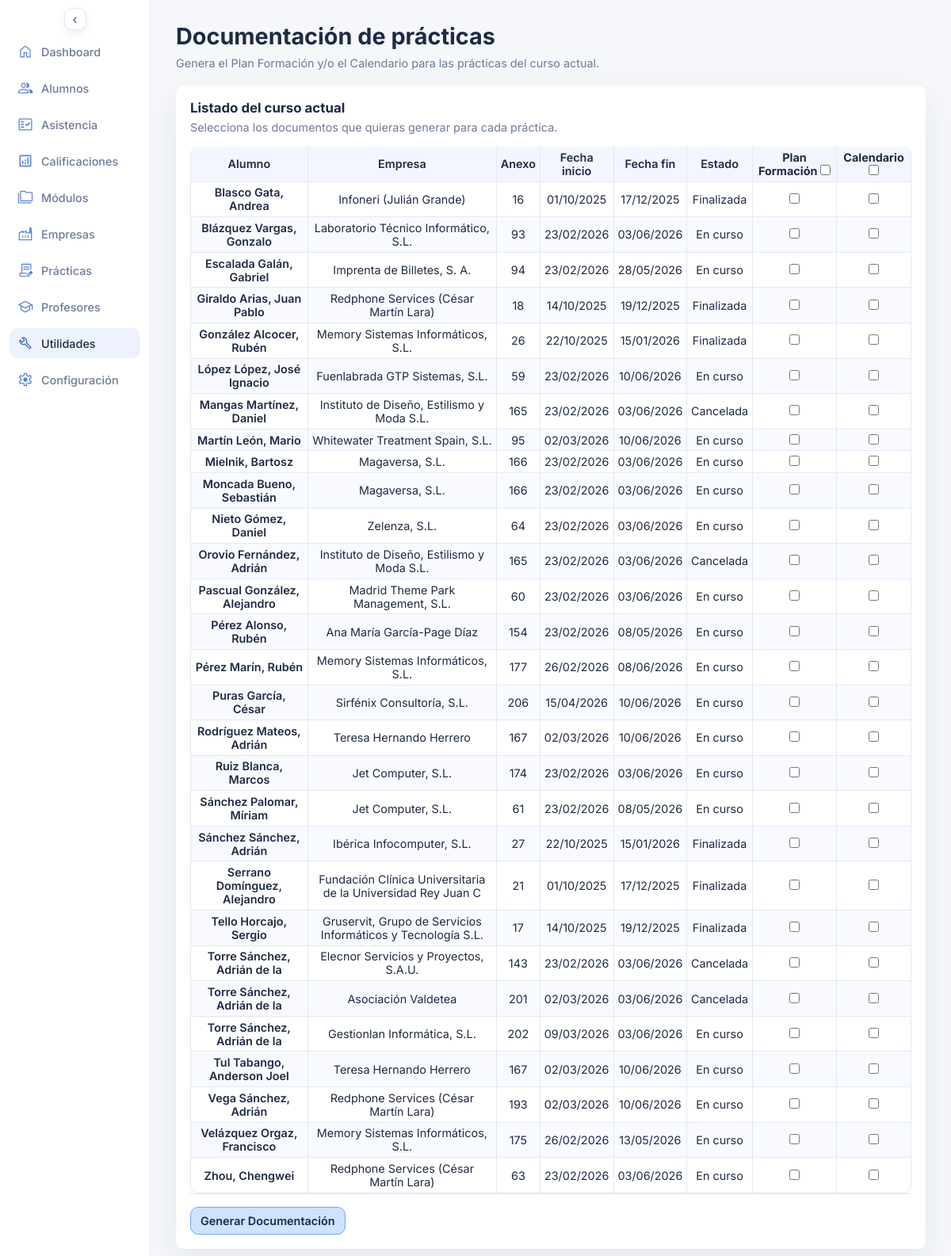
The page /practicas_documentacion.php on the database its author committed.
### tables this page shows
CREATE TABLE `practicas` (
  `id_practica` int(10) UNSIGNED NOT NULL,
  `id_alumno` int(10) UNSIGNED NOT NULL,
  `id_empresa` int(10) UNSIGNED NOT NULL,
  `id_direccion` int(10) UNSIGNED DEFAULT NULL,
  `id_empresa_tutor` int(10) UNSIGNED DEFAULT NULL,
  `anexo` smallint(5) UNSIGNED DEFAULT NULL,
  `fecha_inicio` date DEFAULT NULL,
  `fecha_fin` date DEFAULT NULL,
  `fecha_fin_real` date DEFAULT NULL,
  `motivo_exclusion` varchar(60) DEFAULT NULL,
  `id_practica_anterior` int(10) UNSIGNED DEFAULT NULL,
  `dias_extra` tinyint(2) UNSIGNED NOT NULL DEFAULT 0,
  `fecha_fin_extra` date DEFAULT NULL,
  `horas` smallint(5) UNSIGNED NOT NULL DEFAULT 0,
  `circ_excep` tinyint(1) NOT NULL DEFAULT 0,
  `cancelada` tinyint(1) NOT NULL DEFAULT 0,
  `horas_hechas` smallint(5) UNSIGNED NOT NULL DEFAULT 0,
  `mayor_edad` tinyint(1) NOT NULL DEFAULT 0,
  `instrucciones` text DEFAULT NULL,
  `observaciones` text DEFAULT NULL
);

CREATE TABLE `alumnos` (
  `id_alumno` int(10) UNSIGNED NOT NULL,
  `nia` varchar(20) DEFAULT NULL,
  `dni` varchar(20) DEFAULT NULL,
  `seg_soc` varchar(20) DEFAULT NULL,
  `apellido1` varchar(60) NOT NULL,
  `apellido2` varchar(60) DEFAULT NULL,
  `nombre` varchar(60) NOT NULL,
  `fecha_nacimiento` date DEFAULT NULL,
  `horas_ffe_aprobadas` smallint(5) UNSIGNED DEFAULT NULL,
  `id_provincia` int(10) UNSIGNED DEFAULT NULL,
  `id_localidad` int(10) UNSIGNED DEFAULT NULL,
  `cp` varchar(10) DEFAULT NULL,
  `repite_curso` tinyint(1) DEFAULT 0,
  `nombre_tutor1` varchar(60) DEFAULT NULL,
  `telefono_tutor1` varchar(20) DEFAULT NULL,
  `correo_tutor1` varchar(150) DEFAULT NULL,
  `nombre_tutor2` varchar(60) DEFAULT NULL,
  `telefono_tutor2` varchar(20) DEFAULT NULL,
  `correo_tutor2` varchar(150) DEFAULT NULL,
  `faltas_10_dia` date DEFAULT NULL,
  `faltas_10_cantidad` smallint(5) UNSIGNED NOT NULL DEFAULT 0,
  `faltas_15_dia` date DEFAULT NULL,
  `faltas_15_cantidad` smallint(5) UNSIGNED NOT NULL DEFAULT 0,
  `comentarios` text DEFAULT NULL
);

CREATE TABLE `empresas` (
  `id_empresa` int(10) UNSIGNED NOT NULL,
  `cif` varchar(20) DEFAULT NULL,
  `nombre` varchar(60) NOT NULL,
  `apellido1` varchar(60) DEFAULT NULL,
  `apellido2` varchar(60) DEFAULT NULL,
  `nombre_comercial` varchar(150) DEFAULT NULL,
  `convenio` smallint(5) UNSIGNED DEFAULT NULL,
  `notas` text DEFAULT NULL
);

### practicas_documentacion.php (the view, shortened to what this page needs)
<?php
function format_student_name(array $row): string
{
  $apellido1 = trim((string) ($row['alumno_apellido1'] ?? ''));
  $apellido2 = trim((string) ($row['alumno_apellido2'] ?? ''));
  $nombre = trim((string) ($row['alumno_nombre'] ?? ''));
  $apellidos = trim(implode(' ', array_filter([
    $apellido1,
    $apellido2,
  ], static fn (string $value): bool => $value !== '')));
  return $apellidos . ', ' . $nombre;
}
function format_date_es(?string $value): string
{
  $value = trim((string) $value);
  $date = DateTimeImmutable::createFromFormat('Y-m-d', $value);
  return $date ? $date->format('d/m/Y') : $value;
}
function calculate_practice_status(array $practice): string
{
  if ((int) ($practice['cancelada'] ?? 0) === 1) {
    return 'Cancelada';
  }
  $fecha_inicio = (string) ($practice['fecha_inicio'] ?? '');
  $fecha_fin_extra = (string) ($practice['fecha_fin_extra'] ?? '');
  $today = (new DateTimeImmutable('today'))->format('Y-m-d');
  if ($today <= $fecha_fin_extra) {
    return 'En curso';
  }
  return 'Finalizada';
}
function build_order_url(string $order): string
{
  $params = $_GET;
  $params['orden'] = $order;
  $query = http_build_query($params);
  return 'practicas_documentacion.php' . ($query !== '' ? '?' . $query : '');
}
$load_error = null;
$active_course_id = null;
$practices = [];
$allowed_orders = ['alumno', 'empresa', 'anexo', 'fecha_inicio', 'fecha_fin', 'estado'];
$order_param = (string) ($_GET['orden'] ?? 'alumno');
$current_order = in_array($order_param, $allowed_orders, true) ? $order_param : 'alumno';
try {
  $pdo = db();
  $active_course_id = $pdo->query('SELECT id_curso_escolar FROM cursos_escolares WHERE activo = 1 LIMIT 1')->fetchColumn();
  if ($active_course_id !== false && $active_course_id !== null) {
    $order_clause = match ($current_order) {
      'empresa' => 'ORDER BY e.nombre ASC, p.id_practica ASC',
      'anexo' => 'ORDER BY CAST(p.anexo AS UNSIGNED) ASC, p.id_practica ASC',
      'fecha_inicio' => 'ORDER BY p.fecha_inicio ASC, p.id_practica ASC',
      'fecha_fin' => 'ORDER BY p.fecha_fin ASC, p.id_practica ASC',
      'estado' => "ORDER BY CASE
        WHEN p.cancelada = 1 THEN 1
        WHEN p.fecha_inicio IS NULL OR p.fecha_inicio = '' OR p.fecha_fin_extra IS NULL OR p.fecha_fin_extra = '' THEN 2
        WHEN CURDATE() < p.fecha_inicio THEN 3
        WHEN CURDATE() <= p.fecha_fin_extra THEN 4
        ELSE 5
      END ASC, p.id_practica ASC",
      default => 'ORDER BY a.apellido1 ASC, a.apellido2 ASC, a.nombre ASC, p.id_practica ASC',
    };
    $practices_stmt = $pdo->prepare(
      'SELECT DISTINCT
        p.id_practica,
        p.anexo,
        p.fecha_inicio,
        p.fecha_fin,
        p.fecha_fin_extra,
        p.cancelada,
        a.nombre AS alumno_nombre,
        a.apellido1 AS alumno_apellido1,
        a.apellido2 AS alumno_apellido2,
        e.nombre AS empresa_nombre,
        e.apellido1 AS empresa_apellido1,
        e.apellido2 AS empresa_apellido2,
        e.nombre_comercial AS empresa_nombre_comercial
      FROM practicas p
      INNER JOIN alumnos a ON a.id_alumno = p.id_alumno
      INNER JOIN empresas e ON e.id_empresa = p.id_empresa
      INNER JOIN alumno_curso ac ON ac.id_alumno = p.id_alumno
      WHERE ac.id_curso_escolar = :active_course_id
      ' . $order_clause
    );
    $practices_stmt->execute(['active_course_id' => $active_course_id]);
    $practices = $practices_stmt->fetchAll();
  }
} catch (Throwable $error) {
  $load_error = 'No se ha podido cargar la documentación de prácticas en este momento.';
}
?>
<!DOCTYPE html>
<html lang="es">
<head>
  <link rel="stylesheet" href="assets/styles.css">
</head>
<body>
  <div class="page">
    <?php require __DIR__ . '/includes/sidebar.php'; ?>
    <main class="content">
      <header class="header">
        <div>
          <h1>Documentación de prácticas</h1>
          <p class="subheading">Genera el Plan Formación y/o el Calendario para las prácticas del curso actual.</p>
        </div>
      </header>
      <section class="panel">
        <div class="panel-header">
          <h3>Listado del curso actual</h3>
          <p>Selecciona los documentos que quieras generar para cada práctica.</p>
        </div>
        <div class="panel-grid">
          <form method="post" action="practicas_documentacion.php">
            <table>
              <thead>
                <tr>
                  <th><a class="practice-link" href="<?php echo htmlspecialchars(build_order_url('alumno'), ENT_QUOTES, 'UTF-8'); ?>">Alumno</a></th>
                  <th><a class="practice-link" href="<?php echo htmlspecialchars(build_order_url('empresa'), ENT_QUOTES, 'UTF-8'); ?>">Empresa</a></th>
                  <th><a class="practice-link" href="<?php echo htmlspecialchars(build_order_url('anexo'), ENT_QUOTES, 'UTF-8'); ?>">Anexo</a></th>
                  <th><a class="practice-link" href="<?php echo htmlspecialchars(build_order_url('fecha_inicio'), ENT_QUOTES, 'UTF-8'); ?>">Fecha inicio</a></th>
                  <th><a class="practice-link" href="<?php echo htmlspecialchars(build_order_url('fecha_fin'), ENT_QUOTES, 'UTF-8'); ?>">Fecha fin</a></th>
                  <th><a class="practice-link" href="<?php echo htmlspecialchars(build_order_url('estado'), ENT_QUOTES, 'UTF-8'); ?>">Estado</a></th>
                  <th>
                    Plan Formación
                    <input type="checkbox" id="select-all-programa" aria-label="Seleccionar o deseleccionar todos los Plan Formación">
                  </th>
                  <th>
                    Calendario
                    <input type="checkbox" id="select-all-calendario" aria-label="Seleccionar o deseleccionar todos los Calendarios">
                  </th>
                </tr>
              </thead>
              <tbody>
                <?php if ($load_error !== null): ?>
                  <tr>
                    <td colspan="8"><?php echo htmlspecialchars($load_error, ENT_QUOTES, 'UTF-8'); ?></td>
                  </tr>
                <?php elseif ($active_course_id === false || $active_course_id === null): ?>
                  <tr>
                    <td colspan="8">No hay un curso activo configurado.</td>
                  </tr>
                <?php elseif ($practices === []): ?>
                  <tr>
                    <td colspan="8">No hay prácticas registradas para el curso actual.</td>
                  </tr>
                <?php else: ?>
                  <?php foreach ($practices as $practice): ?>
                    <?php
                      $practice_id = (int) $practice['id_practica'];
                      $nombreCompleto = trim(implode(' ', array_filter([
                        $practice['empresa_nombre'] ?? '',
                        $practice['empresa_apellido1'] ?? '',
                        $practice['empresa_apellido2'] ?? ''
                      ], static fn ($value) => trim((string) $value) !== '')));
                      $nombreComercial = trim((string) ($practice['empresa_nombre_comercial'] ?? ''));
                      $nombreApellido1 = trim(implode(' ', array_filter([
                        $practice['empresa_nombre'] ?? '',
                        $practice['empresa_apellido1'] ?? ''
                      ], static fn ($value) => trim((string) $value) !== '')));
                      $empresaNombreMostrado = $nombreCompleto !== '' ? $nombreCompleto : 'No disponible';
                      if ($nombreComercial !== '' && $nombreComercial !== $nombreCompleto) {
                        $empresaNombreMostrado = $nombreComercial;
                        if ($nombreApellido1 !== '') {
                          $empresaNombreMostrado .= ' (' . $nombreApellido1 . ')';
                        }
                      }
                    ?>
                    <tr>
                      <td>
                        <a class="practice-link" href="practica_detalle.php?id_practica=<?php echo urlencode((string) $practice_id); ?>">
                          <?php echo htmlspecialchars(format_student_name($practice), ENT_QUOTES, 'UTF-8'); ?>
                        </a>
                      </td>
                      <td><?php echo htmlspecialchars($empresaNombreMostrado, ENT_QUOTES, 'UTF-8'); ?></td>
                      <td><?php echo htmlspecialchars((string) ($practice['anexo'] ?? 'No disponible'), ENT_QUOTES, 'UTF-8'); ?></td>
                      <td><?php echo htmlspecialchars(format_date_es($practice['fecha_inicio'] ?? null), ENT_QUOTES, 'UTF-8'); ?></td>
                      <td><?php echo htmlspecialchars(format_date_es($practice['fecha_fin'] ?? null), ENT_QUOTES, 'UTF-8'); ?></td>
                      <td><?php echo htmlspecialchars(calculate_practice_status($practice), ENT_QUOTES, 'UTF-8'); ?></td>
                      <td>
                        <input type="checkbox" name="generar_programa[<?php echo $practice_id; ?>]" value="1">
                      </td>
                      <td>
                        <input type="checkbox" name="generar_calendario[<?php echo $practice_id; ?>]" value="1">
                      </td>
                    </tr>
                  <?php endforeach; ?>
                <?php endif; ?>
              </tbody>
            </table>
            <div class="form-actions">
              <button type="submit" class="primary-button">Generar Documentación</button>
            </div>
          </form>
        </div>
      </section>
    </main>
  </div>
</body>
</html>

### assets/styles.css (style rules this page uses)
* { box-sizing: border-box; margin: 0; padding: 0; font-family: "Inter", system-ui, sans-serif; }
body { background: var(--bg); color: var(--text); font-size: 0.9rem; }
.page { display: grid; grid-template-columns: 190px 1fr; min-height: 100vh; transition: grid-template-columns 0.2s ease; }
.content { padding: 28px 32px; display: flex; flex-direction: column; gap: 20px; }
.header { display: flex; justify-content: space-between; gap: 16px; align-items: flex-start; }
.subheading { color: var(--muted); margin-top: 8px; max-width: 640px; white-space: nowrap; }
.primary-button, .ghost-button, .edit-toggle { border-radius: 10px; padding: 8px 12px; font-weight: 600; font-size: 0.9rem; cursor: pointer; transition: background-color 0.2s ease, border-color 0.2s ease, color 0.2s ease; box-shadow: none; }
.primary-button { border: 1px solid #6ea8fe; background: #cfe2ff; color: var(--text); }
.panel { background: var(--card); border-radius: 10px; padding: 18px; box-shadow: var(--shadow); display: flex; flex-direction: column; gap: 16px; }
.panel-header p { color: var(--muted); margin-top: 6px; }
.panel-grid { display: grid; gap: 10px; }
@media (min-width: 981px) { .panel-grid table { border-collapse: separate; border-spacing: 0; width: 100%; } }
@media (min-width: 981px) { .panel-grid thead th { background: #f3f6ff; border-bottom: 1px solid var(--border); } }
@media (min-width: 981px) { .panel-grid thead th, .panel-grid tbody td { padding: 0.3rem; text-align: center; } }
@media (min-width: 981px) { .panel-grid tbody td { border-bottom: 1px solid var(--border); transition: background-color 0.18s ease; } }
@media (min-width: 981px) { .panel-grid tbody tr:nth-child(even) td { background: #f8faff; } }
@media (min-width: 981px) { .panel-grid tbody td a { color: inherit; text-decoration: none; transition: color 0.18s ease; } }
@media (min-width: 981px) { .panel-grid th, .panel-grid td { border-right: 1px solid var(--border); } }
@media (min-width: 981px) { .panel-grid th:first-child, .panel-grid td:first-child { border-left: 1px solid var(--border); } }
@media (min-width: 981px) { .panel-grid thead th:first-child { border-top-left-radius: 10px; } }
@media (min-width: 981px) { .panel-grid thead th:last-child { border-top-right-radius: 10px; } }
@media (min-width: 981px) { .panel-grid tbody tr:last-child td:first-child { border-bottom-left-radius: 10px; } }
@media (min-width: 981px) { .panel-grid tbody tr:last-child td:last-child { border-bottom-right-radius: 10px; } }
.form-actions { display: flex; gap: 12px; flex-wrap: wrap; border-top: 1px solid var(--border); padding-top: 16px; }
.practice-link { color: inherit; text-decoration: none; font-weight: 600; }

### rows shown on the page
practicas: id_alumno.nombre "Blasco Gata, Andrea", id_empresa.apellido1 "Infoneri (Julián Grande)", anexo "16", fecha_inicio "01/10/2025", fecha_fin "17/12/2025", practice "Finalizada"
practicas: id_alumno.nombre "Blázquez Vargas, Gonzalo", id_empresa.nombre "Laboratorio Técnico Informático, S.L.", anexo "93", fecha_inicio "23/02/2026", fecha_fin "03/06/2026", fecha_fin_extra "En curso"
practicas: id_alumno.nombre "Escalada Galán, Gabriel", id_empresa.nombre "Imprenta de Billetes, S. A.", anexo "94", fecha_inicio "23/02/2026", fecha_fin "28/05/2026", fecha_fin_extra "En curso"
practicas: id_alumno.nombre "Giraldo Arias, Juan Pablo", id_empresa.apellido1 "Redphone Services (César Martín Lara)", anexo "18", fecha_inicio "14/10/2025", fecha_fin "19/12/2025", practice "Finalizada"
practicas: id_alumno.nombre "González Alcocer, Rubén", id_empresa.nombre "Memory Sistemas Informáticos, S.L.", anexo "26", fecha_inicio "22/10/2025", fecha_fin "15/01/2026", practice "Finalizada"
practicas: id_alumno.nombre "López López, José Ignacio", id_empresa.nombre "Fuenlabrada GTP Sistemas, S.L.", anexo "59", fecha_inicio "23/02/2026", fecha_fin "10/06/2026", fecha_fin_extra "En curso"
practicas: id_alumno.nombre "Mangas Martínez, Daniel", id_empresa.nombre "Instituto de Diseño, Estilismo y Moda S.L.", anexo "165", fecha_inicio "23/02/2026", fecha_fin "03/06/2026", cancelada "Cancelada"
practicas: id_alumno.nombre "Martín León, Mario", id_empresa.nombre "Whitewater Treatment Spain, S.L.", anexo "95", fecha_inicio "02/03/2026", fecha_fin "10/06/2026", fecha_fin_extra "En curso"
practicas: id_alumno.nombre "Mielnik, Bartosz", id_empresa.nombre "Magaversa, S.L.", anexo "166", fecha_inicio "23/02/2026", fecha_fin "03/06/2026", fecha_fin_extra "En curso"
practicas: id_alumno.nombre "Moncada Bueno, Sebastián", id_empresa.nombre "Magaversa, S.L.", anexo "166", fecha_inicio "23/02/2026", fecha_fin "03/06/2026", fecha_fin_extra "En curso"
practicas: id_alumno.nombre "Nieto Gómez, Daniel", id_empresa.nombre "Zelenza, S.L.", anexo "64", fecha_inicio "23/02/2026", fecha_fin "03/06/2026", fecha_fin_extra "En curso"
practicas: id_alumno.nombre "Orovio Fernández, Adrián", id_empresa.nombre "Instituto de Diseño, Estilismo y Moda S.L.", anexo "165", fecha_inicio "23/02/2026", fecha_fin "03/06/2026", cancelada "Cancelada"
practicas: id_alumno.nombre "Pascual González, Alejandro", id_empresa.nombre "Madrid Theme Park Management, S.L.", anexo "60", fecha_inicio "23/02/2026", fecha_fin "03/06/2026", fecha_fin_extra "En curso"
practicas: id_alumno.nombre "Pérez Alonso, Rubén", id_empresa.apellido2 "Ana María García-Page Díaz", anexo "154", fecha_inicio "23/02/2026", fecha_fin "08/05/2026", fecha_fin_extra "En curso"
practicas: id_alumno.nombre "Pérez Marín, Rubén", id_empresa.nombre "Memory Sistemas Informáticos, S.L.", anexo "177", fecha_inicio "26/02/2026", fecha_fin "08/06/2026", fecha_fin_extra "En curso"
practicas: id_alumno.nombre "Puras García, César", id_empresa.nombre "Sirfénix Consultoría, S.L.", anexo "206", fecha_inicio "15/04/2026", fecha_fin "10/06/2026", fecha_fin_extra "En curso"
practicas: id_alumno.nombre "Rodríguez Mateos, Adrián", id_empresa.apellido2 "Teresa Hernando Herrero", anexo "167", fecha_inicio "02/03/2026", fecha_fin "10/06/2026", fecha_fin_extra "En curso"
practicas: id_alumno.nombre "Ruiz Blanca, Marcos", id_empresa.nombre "Jet Computer, S.L.", anexo "174", fecha_inicio "23/02/2026", fecha_fin "03/06/2026", fecha_fin_extra "En curso"
practicas: id_alumno.nombre "Sánchez Palomar, Míriam", id_empresa.nombre "Jet Computer, S.L.", anexo "61", fecha_inicio "23/02/2026", fecha_fin "08/05/2026", fecha_fin_extra "En curso"
practicas: id_alumno.nombre "Sánchez Sánchez, Adrián", id_empresa.nombre "Ibérica Infocomputer, S.L.", anexo "27", fecha_inicio "22/10/2025", fecha_fin "15/01/2026", practice "Finalizada"
practicas: id_alumno.nombre "Serrano Domínguez, Alejandro", id_empresa.nombre "Fundación Clínica Universitaria de la Universidad Rey Juan C", anexo "21", fecha_inicio "01/10/2025", fecha_fin "17/12/2025", practice "Finalizada"
practicas: id_alumno.nombre "Tello Horcajo, Sergio", id_empresa.nombre "Gruservit, Grupo de Servicios Informáticos y Tecnología S.L.", anexo "17", fecha_inicio "14/10/2025", fecha_fin "19/12/2025", practice "Finalizada"
practicas: id_alumno.nombre "Torre Sánchez, Adrián de la", id_empresa.nombre "Elecnor Servicios y Proyectos, S.A.U.", anexo "143", fecha_inicio "23/02/2026", fecha_fin "03/06/2026", cancelada "Cancelada"
practicas: id_alumno.nombre "Torre Sánchez, Adrián de la", id_empresa.nombre "Asociación Valdetea", anexo "201", fecha_inicio "02/03/2026", fecha_fin "03/06/2026", cancelada "Cancelada"
practicas: id_alumno.nombre "Torre Sánchez, Adrián de la", id_empresa.nombre "Gestionlan Informática, S.L.", anexo "202", fecha_inicio "09/03/2026", fecha_fin "03/06/2026", fecha_fin_extra "En curso"
practicas: id_alumno.nombre "Tul Tabango, Anderson Joel", id_empresa.apellido2 "Teresa Hernando Herrero", anexo "167", fecha_inicio "02/03/2026", fecha_fin "10/06/2026", fecha_fin_extra "En curso"
practicas: id_alumno.nombre "Vega Sánchez, Adrián", id_empresa.apellido1 "Redphone Services (César Martín Lara)", anexo "193", fecha_inicio "02/03/2026", fecha_fin "10/06/2026", fecha_fin_extra "En curso"
practicas: id_alumno.nombre "Velázquez Orgaz, Francisco", id_empresa.nombre "Memory Sistemas Informáticos, S.L.", anexo "175", fecha_inicio "26/02/2026", fecha_fin "13/05/2026", fecha_fin_extra "En curso"
practicas: id_alumno.nombre "Zhou, Chengwei", id_empresa.apellido1 "Redphone Services (César Martín Lara)", anexo "63", fecha_inicio "23/02/2026", fecha_fin "03/06/2026", fecha_fin_extra "En curso"

### other values the page prints
$item['label'] "Dashboard"
$item['label'] "Alumnos"
$item['label'] "Asistencia"
$item['label'] "Calificaciones"
$item['label'] "Módulos"
$item['label'] "Empresas"
$item['label'] "Prácticas"
$item['label'] "Profesores"
$item['label'] "Utilidades"
$item['label'] "Configuración"
